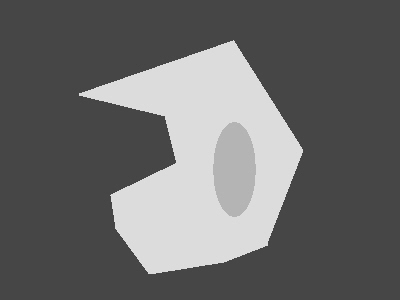
#> input picture image_model_noise/MODEL.jpg, 400 x 300 px
$ python test_filters.py
#> lines starting #> are read from the running program, lines starting #| are printed output that depends on the picture
### func.py
import struct

from pylab import *
import math
import matplotlib.pyplot as plt
import numpy as np
import time
from PIL import Image, ImageDraw
import matplotlib.image as mpimg
import pandas as pd
import scipy.integrate as integrate


# Функции для линейных трендов
# [636 lines left out: functions lin_trends, exp_trends, rand_stand, rndmm, my_rand, shift and 29 more, not called in this run]


# ------------------------------------------------------------------------------------------------------------------------
# Второй семестр
# Работа с изображениями
# ------------------------------------------------------------------------------------------------------------------------

# Функция нормировки
def normalization(mass: list, dim: int, N=255):
    '''
    Функция нормировки
    :param mass: одномерный список значений оттенков серости пикселей
    :param dim: размерность массива
    :param N: количество элементов
    :return: норма
    '''
    if dim == 1:
        norm = []
        min_mass = min(mass)
        max_mass = max(mass)
        for pix in mass:
            norm.append(int(((pix - min_mass) / (max_mass - min_mass)) * N))

        return norm

    norm_mass = []
    width, height = len(mass[0]), len(mass)
    for row in range(height):
        for col in range(width):
            norm_mass.append(mass[row][col])
    norm_mass = normalization(norm_mass, dim=1)

    return np.array(norm_mass).reshape(height, width)


# Функия для чтения jpg файла
def read_jpg_gray(file):
    image = Image.open(file).convert('L')
    return image


# Функция для масштабирования изображения
# [144 lines left out: functions image_scale, negative_matrix_pix, gamma_correction, log_correction, open_reader_xcr, not called in this run]


# Гистограмма изображения
def image_histogram(image):
    '''
       Считает гистограмму входного изображения
    :param image: изображение, считанное с помощью функции read_jpg_gray('file_name')
    :return:
    '''
    width, height = image.size[0], image.size[1]
    matrix_pixels = np.array(image).reshape(height, width)
    # matrix_pixels = normalization(matrix_pixels, dim=2)

    pixels_1d = []
    for row in range(height):
        for col in range(width):
            pixels_1d.append(matrix_pixels[row][col])

    # нормализация данных
    pixels_1d = normalization(pixels_1d, dim=1)
    matrix_pixels = np.array(pixels_1d).reshape(height, width)

    # создаем список гистограммы
    image_hist_y = [0 for i in range(256)]
    image_hist_x = [i for i in range(256)]

    # for row in range(height):
    #     for pix in matrix_pixels[row]:
    #         image_hist_y[pix] += 1

    index_hist = 0
    for i in image_hist_x:
        for pix in pixels_1d:
            if pix == i:
                image_hist_y[index_hist] += 1
        index_hist += 1

    return image_hist_x, image_hist_y, pixels_1d


# Создание картинки по считываемым данным по одномерному массиву пикселей
# [590 lines left out: functions drawing_image_new, equalization, derivative, image_conv, anti_muar, normalize_pixels and 14 more, not called in this run]

### test_filters.py
from matplotlib import pyplot as plt
from func import *
from PIL import *
from PIL import Image, ImageDraw


# Деконволюция изображения построчно
def main():
    # Загружаем изображение
    file = 'image_model_noise/MODEL.jpg'
    image = read_jpg_gray(file)
#> in read_jpg_gray, image is the input picture: PIL image 400x300 L; min 67, max 223, mean 106.1
    w, h = image.size[0], image.size[1]
#> w = 400; h = 300
    image.show()

    # гистограмма для входного изображения
    hist_image_x, hist_image_y, hist_image_pix = image_histogram(image)
#> after the loop in image_histogram, `for row in range(height):`: pixels_1d = 120000 items
#> in normalization, `min_mass = min(mass)`: min_mass = 67
#> in normalization, `max_mass = max(mass)`: max_mass = 223
#> after the loop in normalization, `for pix in mass:`: norm = 120000 items
#> in image_histogram, `matrix_pixels = np.array(pixels_1d).reshape(height, width)`:
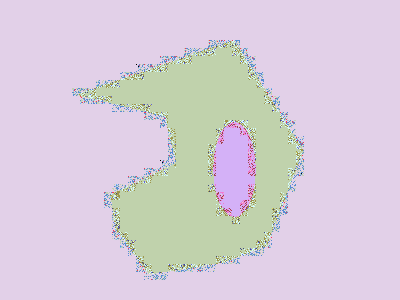
#> matrix_pixels: shape (300, 400) int64; 20 distinct labels, from 0 to 255; one colour per label, 0 black
#> hist_image_x = 256 values from 0 to 255; hist_image_y = 256 values, max 88289 at index 4, min 0 at index 2, mean 468.8; hist_image_pix = 120000 items


    # Добавление импульсного шума
    Pa, Pb = 0.01, 0.01
    # image_impulse_noise = add_impulse_noise(file, Pa, Pb)
#> (the run stopped early here; a loop or call above may not have finished)
